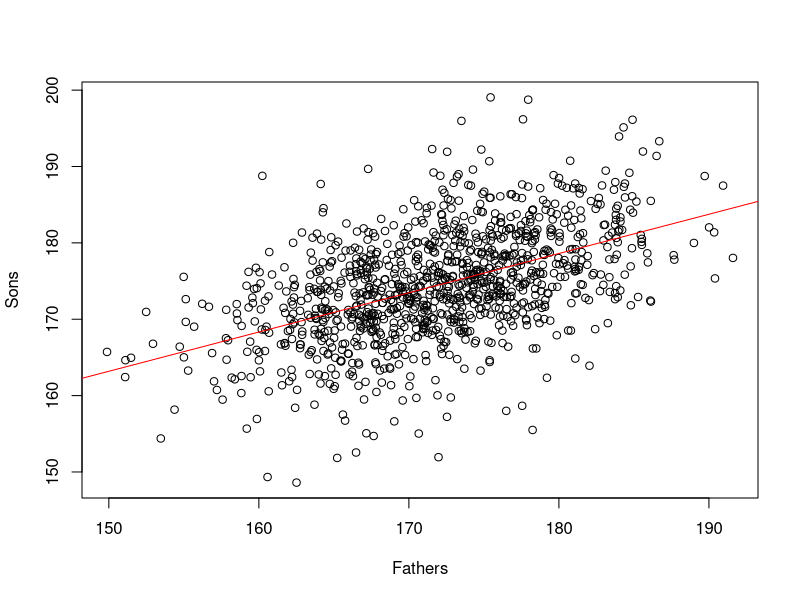

Write R code to recreate this figure.
setwd("d:/dev/Estadistica/")
# Cargar los paquetes necesarios
library(readxl)
library(dplyr)
# Leer la hoja "pearson" completa
bd <- read_excel("galton.xlsx", sheet = "pearson")
# Seleccionar solo las columnas A y B (suponiendo que tienen nombres de columna adecuados)
bd <- bd %>% select(1:2)
bd$Fathers <- bd$Fathers*2.54
bd$Sons <- bd$Sons*2.54
# Leer solo las columnas A y B de la hoja "pearson" del archivo Excel
#bd <- read_excel("galton.xlsx", sheet = "pearson", range = "A:B")
#bd <- readxl::read_excel("galton.xlsx")
plot(bd)
lm(Sons ~ Fathers , data = bd )  # es Y Hijo explicada por X Padre
abline(lm(Sons ~ Fathers , data = bd), col = "red")
